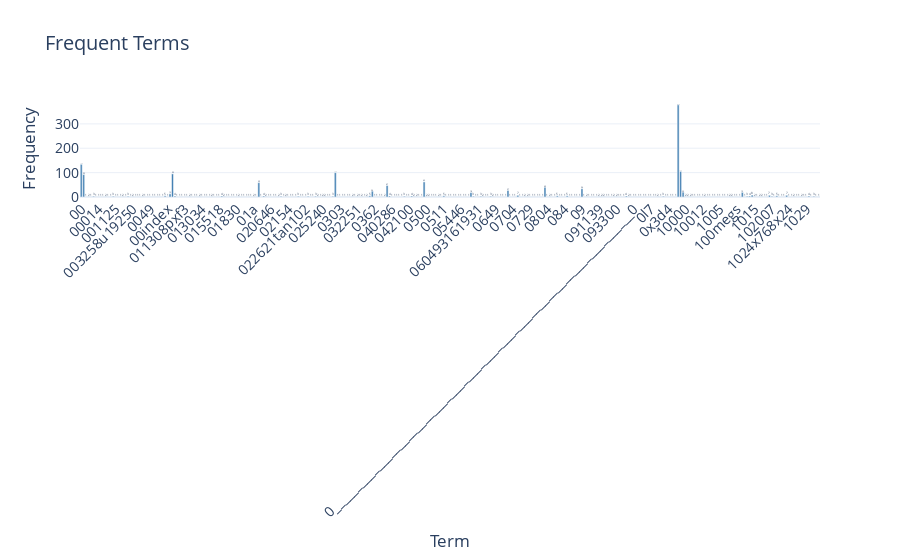

This figure's notebook cell:
### Markdown cell above
### >>> **Exercise 12 (take home):**
If you want a nicer interactive visualization here, I would encourage you try to install and use plotly to achieve this.

### Code cell
# Answer here
import plotly.express as px

terms = count_vect.get_feature_names_out()

df = pd.DataFrame({
    "term": terms,
    "frequency": term_frequencies
})

df_300 = df[:300]

fig = px.bar(
    df_300,
    x="term",
    y="frequency",
    text="frequency",   
    title="Frequent Terms",
    labels={"term": "Term", "frequency": "Frequency"},
)

fig.update_traces(marker_color="steelblue", textposition="outside")
fig.update_layout(
    xaxis_tickangle=-45,
    template="plotly_white",
    font=dict(size=14)
)

fig.show()

### Figure 1 — Plotly figure (JSON) as saved in the notebook; plotly's stock layout.template omitted (floating-point values rounded to 4 significant figures; data arrays with more than 128 entries replaced by an {"elided": "..."} marker saying what was removed)
{"data": [{"hovertemplate": "Term=%{x}<br>Frequency=%{text}<extra></extra>", "legendgroup": "", "marker": {"color": "steelblue", "pattern": {"shape": ""}}, "name": "", "orientation": "v", "showlegend": false, "text": {"elided": "300 float values"}, "textposition": "outside", "type": "bar", "x": {"elided": "300 str values"}, "xaxis": "x", "y": {"elided": "300 int values"}, "yaxis": "y"}], "layout": {"barmode": "relative", "font": {"size": 14}, "legend": {"tracegroupgap": 0}, "title": {"text": "Frequent Terms"}, "xaxis": {"anchor": "y", "domain": [0, 1], "tickangle": -45, "title": {"text": "Term"}}, "yaxis": {"anchor": "x", "domain": [0, 1], "title": {"text": "Frequency"}}}}
